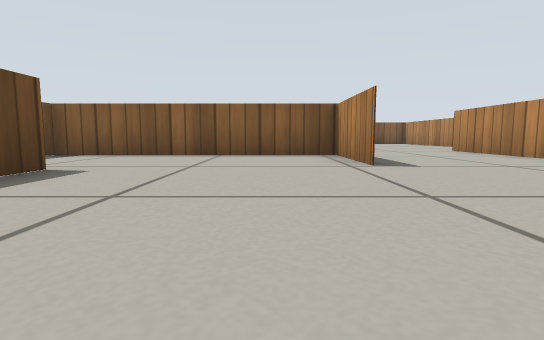
view 1 (above)

15 first-person views from a walk through a Gazebo world. The camera is 0.19 m above the floor, tilts 6° down and sees 80° across. The floor is counted in squares, 0.5 m on a side. Each view is taken from the middle of a square. On the plan, view 1 faces up. The plan holds only what a view shows up to about 9 squares ahead; the rest is blank. Simple patterns stand in for the simulator's built-in surfaces.

view 2
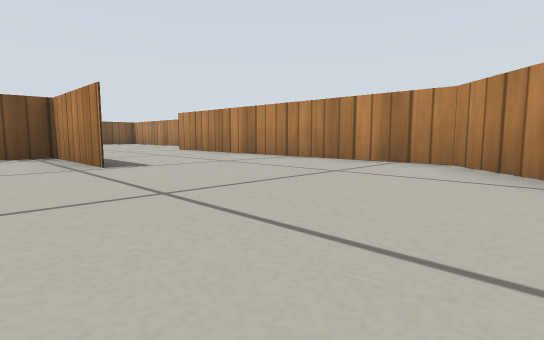

view 3
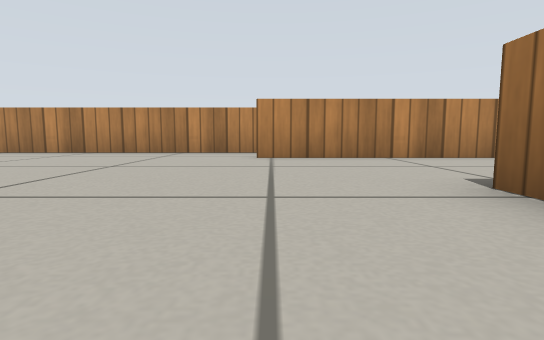

view 4
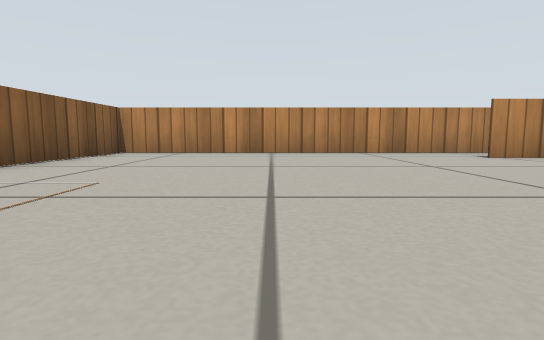

view 5
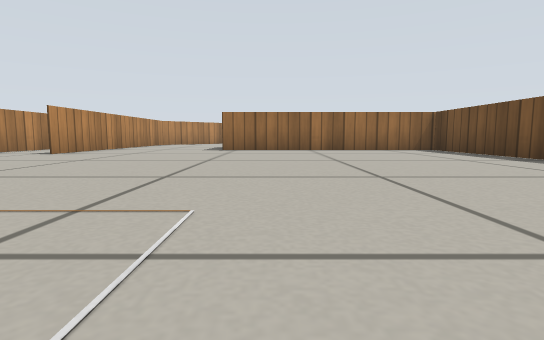

view 6
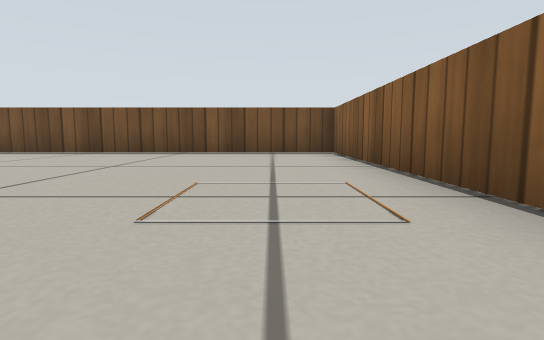

view 7
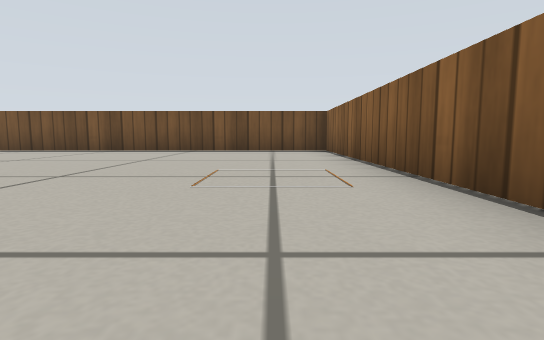

view 8
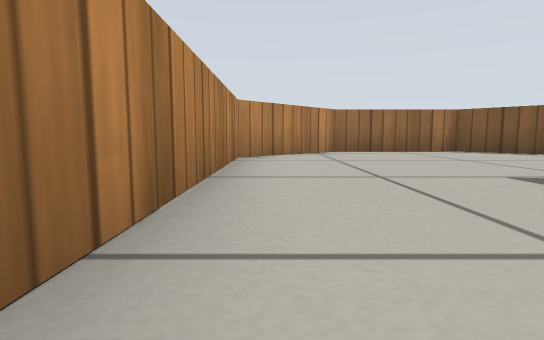

view 9
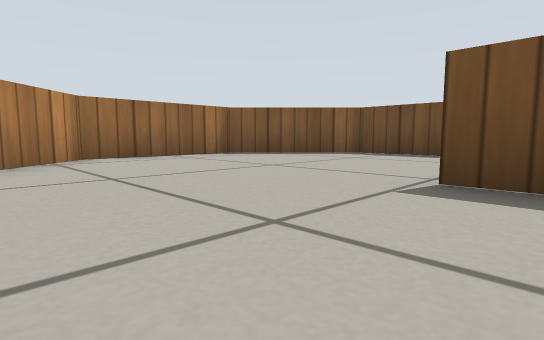

view 10
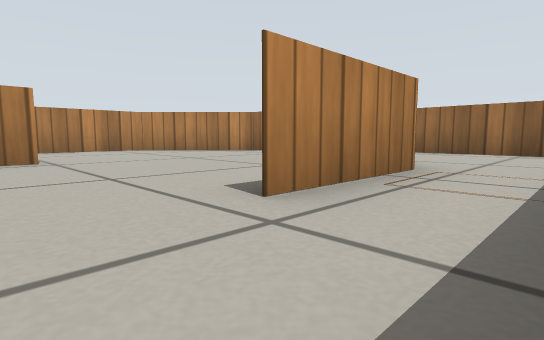

view 11
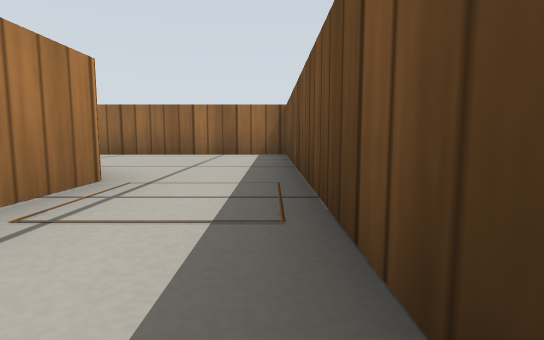

view 12
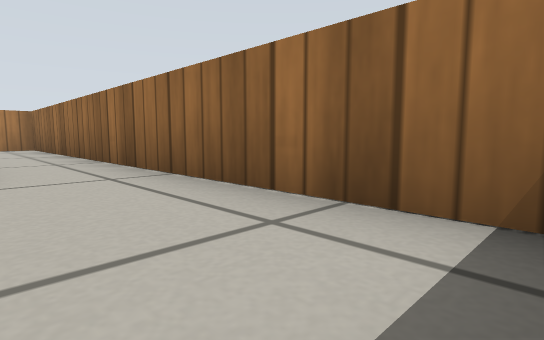

view 13
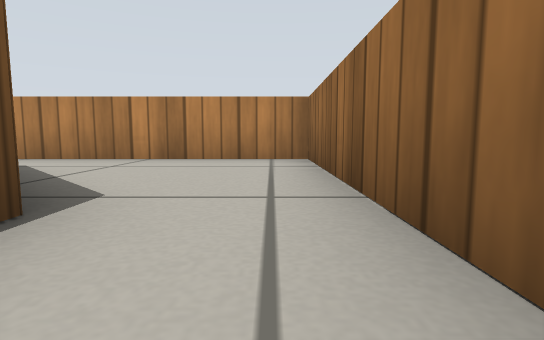

view 14
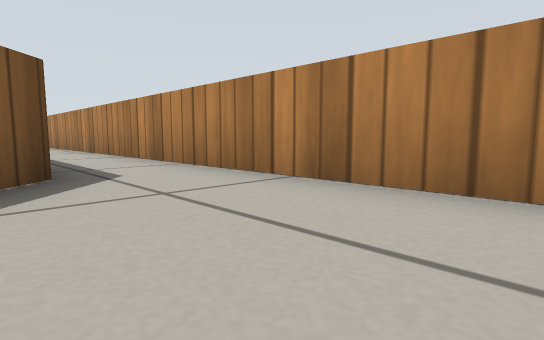

view 15
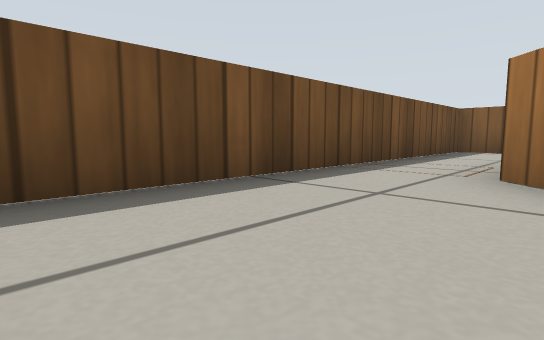

### Floor plan
Ten units are one square. View 1 is at (0, 0); x grows to the right and y downward. Boxes are objects, and circles mark ways between rooms. Rooms are numbered by the first view taken in them; rooms with no view inside come last. Other rooms are left out.
<svg viewBox="-49 -159 117 190">
<path fill="none" stroke="#000" d="M13 -49 13 -41 13 -64 -24 -64M63 -84 63 -154 -43 -154 -43 -59M-44 -64 14 -64M-25 -36 -25 -13 -5 8 25 8 46 -13 46 -84M-22 -9 -26 -13 -26 -36M-43 -59 -43 26 -16 26M-24 -64 -44 -64M46 -13 42 -9M-16 26 63 26 63 -84"/>
<circle cx="-30" cy="-45" r="3" fill="#2a7"/>
<circle cx="60" cy="-80" r="3" fill="#2a7"/>
<circle cx="-10" cy="20" r="3" fill="#2a7"/>
<text x="10" y="-90">1</text>
<text x="-40" y="-10">2</text>
<text x="50" y="0">3</text>
</svg>
Room 1 opens to room 2. Room 1 opens to room 3. Room 2 opens to room 3.

Where each view was taken, in squares from view 1:
view 1: 0 up, 0 right, facing up
view 2: 0 up, 0 right, facing up-right
view 3: 8 up, 1 left, facing right
view 4: 12 up, 1 left, facing right
view 5: 15 up, 0 right, facing down
view 6: 14 up, 3 right, facing left
view 7: 14 up, 4 right, facing left
view 8: 7 up, 4 right, facing down
view 9: 5 up, 4 right, facing down-left
view 10: 5 up, 4 left, facing down-right
view 11: 4 up, 4 left, facing down
view 12: 1 down, 4 left, facing down-right
view 13: 2 down, 1 right, facing right
view 14: 2 down, 4 right, facing up-right
view 15: 2 down, 2 left, facing up-left
